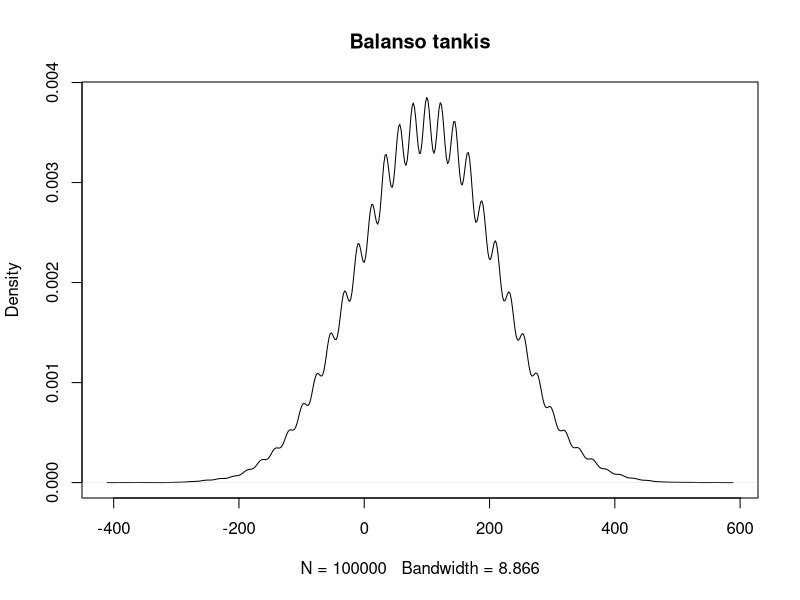

Write the R code that produced this figure.
## ---- chunk 1
knitr::opts_chunk$set(echo = TRUE)
## ---- chunk 2
n <- 100000

bal <- c(rep(0, times=n))
teig_bal <- c(rep(0, times=n))

for (i in 1:n) {
  bal[i] <- sum(sample(c(12, -10), 100, replace=TRUE))
  if (bal[i] > 0) teig_bal[i] <- 1
  else teig_bal[i] <- 0
}

mean(teig_bal)
## ---- chunk 3
mean(bal) - qt(0.975, df=n-1)*(sd(bal)/sqrt(n))
## ---- chunk 4
mean(bal) + qt(0.975, df=n-1)*(sd(bal)/sqrt(n))
## ---- chunk 5
plot(density(bal), main="Balanso tankis")
